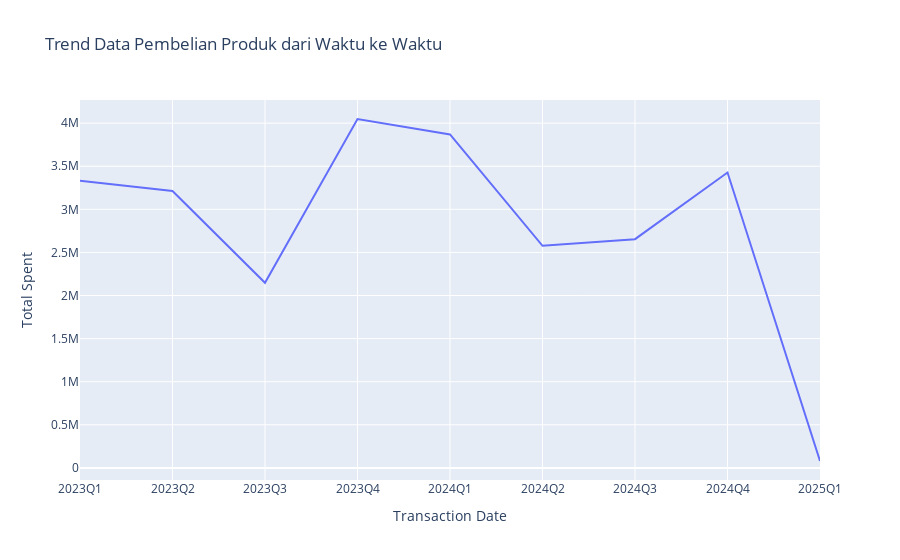

Write notebook code for a chart like this one.
### Markdown cell above
## iii. Bagaimana Tren Data Pembelian Produk per Kuarter?

### Code cell
# Cell untuk membuat line chart trend data pembelian per kuarter

spending_trend = df.groupby(pd.Grouper(key='Transaction Date', freq='Q'))['Total Spent'].sum().reset_index()
spending_trend = spending_trend.sort_values('Transaction Date').reset_index(drop=True)

spending_trend['Transaction Date'] = spending_trend['Transaction Date'].dt.to_period('Q').astype(str)

fig2 = px.line(spending_trend, x='Transaction Date', y='Total Spent', title='Trend Data Pembelian Produk dari Waktu ke Waktu')
fig2.show()

### Figure 1 — Plotly figure (JSON) as saved in the notebook; plotly's stock layout.template omitted (floating-point values rounded to 4 significant figures)
{"data": [{"hovertemplate": "Transaction Date=%{x}<br>Total Spent=%{y}<extra></extra>", "legendgroup": "", "line": {"color": "#636efa", "dash": "solid"}, "marker": {"symbol": "circle"}, "mode": "lines", "name": "", "orientation": "v", "showlegend": false, "type": "scatter", "x": ["2023Q1", "2023Q2", "2023Q3", "2023Q4", "2024Q1", "2024Q2", "2024Q3", "2024Q4", "2025Q1"], "xaxis": "x", "y": [3332000.0, 3213000.0, 2147000.0, 4048000.0, 3869000.0, 2577000.0, 2654000.0, 3427000.0, 79900.0], "yaxis": "y"}], "layout": {"legend": {"tracegroupgap": 0}, "title": {"text": "Trend Data Pembelian Produk dari Waktu ke Waktu"}, "xaxis": {"anchor": "y", "domain": [0, 1], "title": {"text": "Transaction Date"}}, "yaxis": {"anchor": "x", "domain": [0, 1], "title": {"text": "Total Spent"}}}}
